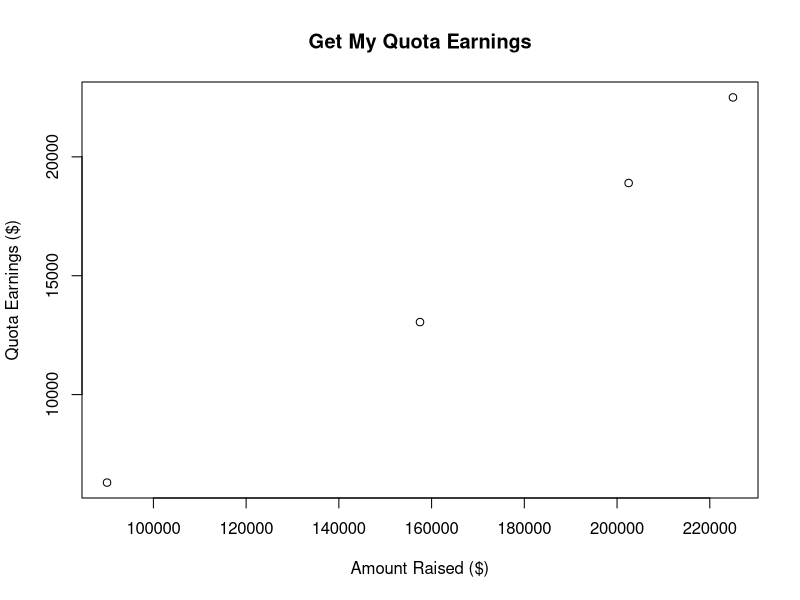
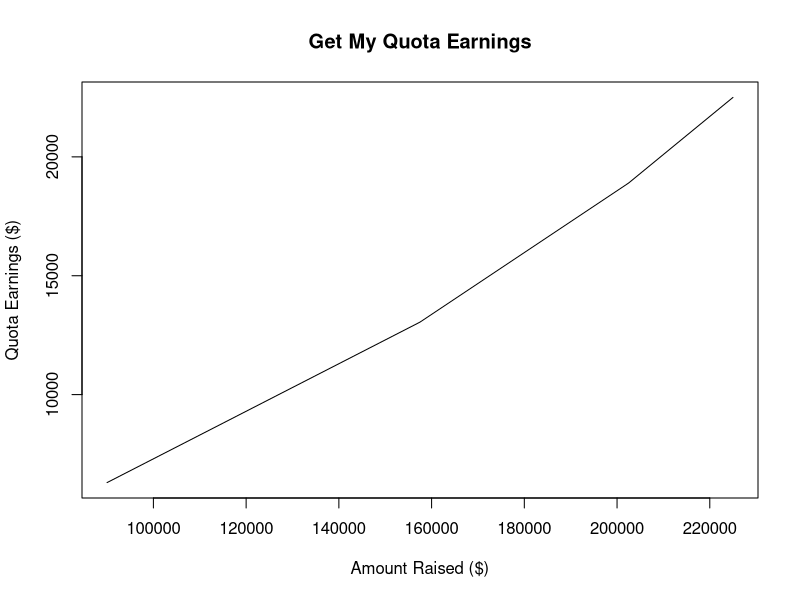
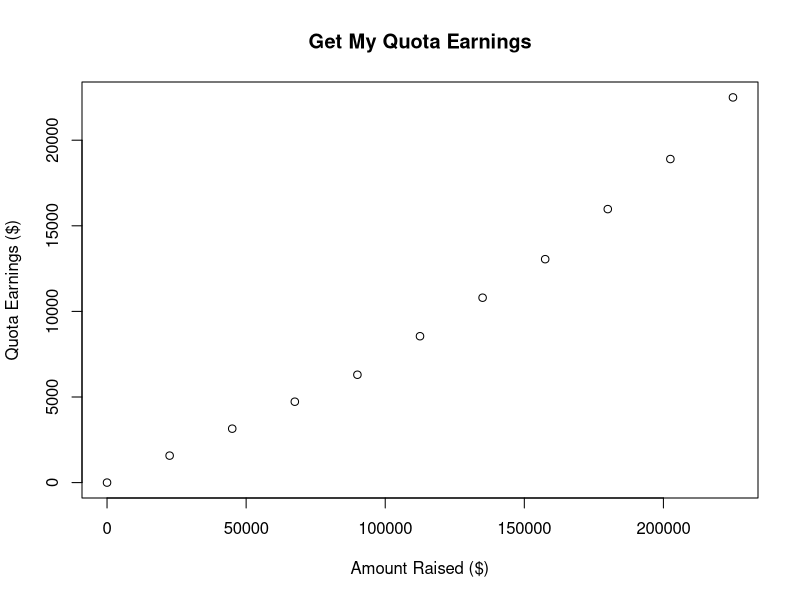
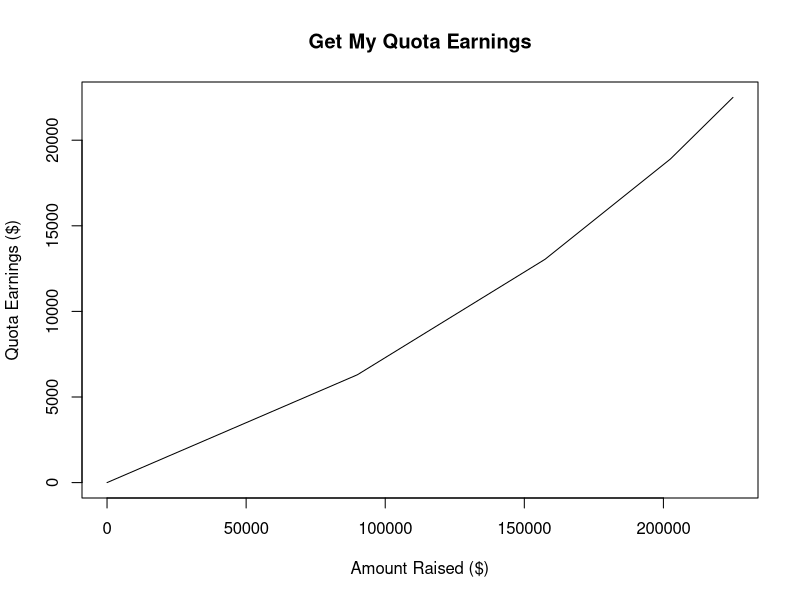

Source code (R) for these figures, in order:
## ---- chunk 1
# CODE HERE
df <- data.frame(brackets = c(0.4,0.3,0.2,0.1),
                 quota = c(0.07,0.1,0.13,0.16))
df$base <- 225000
df$quota.dollars <- df$quota * df$brackets * df$base
df$cum.brackets <- cumsum(df$brackets)
df$earnings <- df$base * df$cum.brackets
df$cum.quota.dollars <- cumsum(df$quota.dollars)
df
## ---- chunk 2
# CODE HERE

get.earnings <- function(fraction.met) {
  
  base.earnings.df <- df[df$cum.brackets <= fraction.met,]
  if (dim(base.earnings.df)[1] > 0){
    base.earning <- sum(base.earnings.df$quota.dollars)
    highest.df.quota <- max(base.earnings.df$cum.brackets)
  } else {
    return(fraction.met * head(df,1)$base * head(df,1)$quota)
  }
  
  extra.earnings.df <- df[df$cum.brackets > fraction.met,]
  if (dim(extra.earnings.df)[1] > 0){
    calc.earnings <- head(extra.earnings.df,1)
    diff.earnings <- fraction.met - highest.df.quota
    return(base.earning + diff.earnings * calc.earnings$base * calc.earnings$quota)
  } else {
    return(base.earning)
  }
}
## ---- chunk 3
# CODE HERE
earnings.comparison <- data.frame(earned = seq(0,1,0.1))
earnings.comparison$quota.earnings <- sapply(
  earnings.comparison$earned,get.earnings)
earnings.comparison
## ---- chunk 4
# CODE HERE
plot(
  x=df$earnings,
  y=df$cum.quota.dollars,
  main="Get My Quota Earnings", 
  xlab="Amount Raised ($)", 
  ylab="Quota Earnings ($)")
## ---- chunk 5
plot(
  x=df$earnings,
  y=df$cum.quota.dollars,
  type='l',
  main="Get My Quota Earnings", 
  xlab="Amount Raised ($)", 
  ylab="Quota Earnings ($)")
## ---- chunk 6
# CODE HERE
plot(
  x=earnings.comparison$earned*225000,
  y=earnings.comparison$quota.earnings,
  main="Get My Quota Earnings", 
  xlab="Amount Raised ($)", 
  ylab="Quota Earnings ($)")
## ---- chunk 7
plot(
  x=earnings.comparison$earned*225000,
  y=earnings.comparison$quota.earnings,
  type='l',
  main="Get My Quota Earnings", 
  xlab="Amount Raised ($)", 
  ylab="Quota Earnings ($)")
